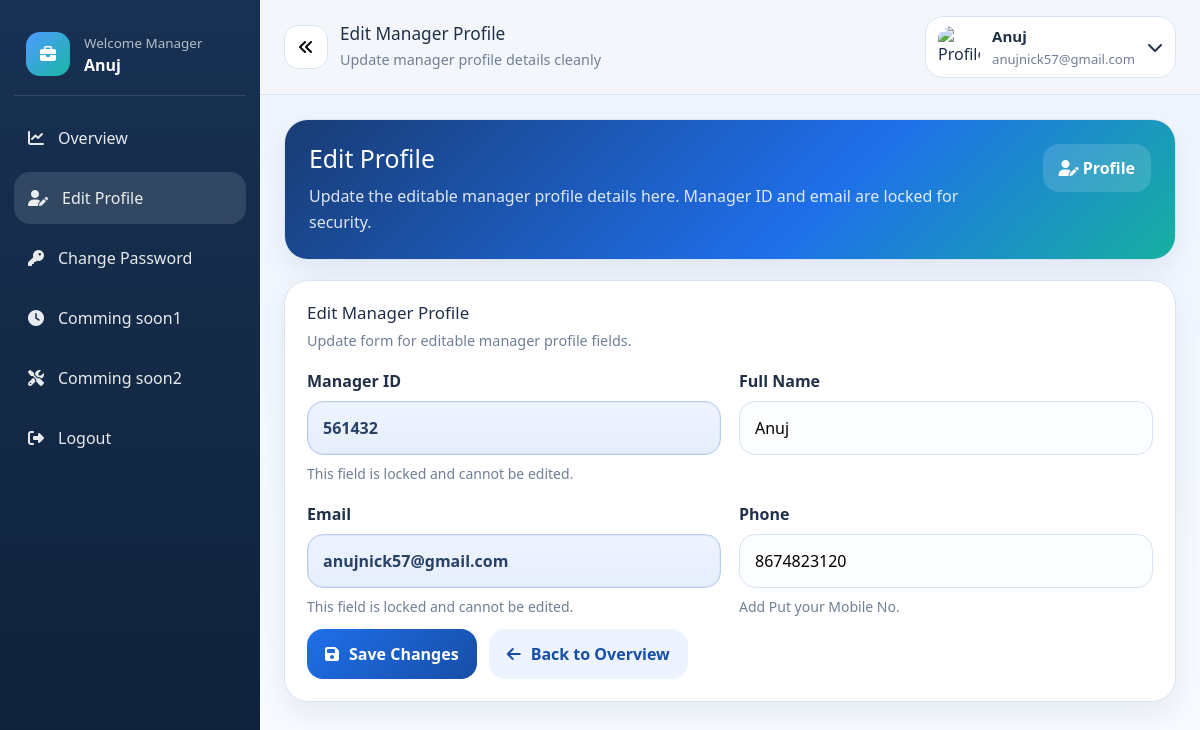
/Manager/manager-edit-profile.php (signed in), run on the app's committed database.
### tables this page shows
CREATE TABLE `manager` (
  `id` int(11) NOT NULL,
  `manager_id` varchar(20) NOT NULL,
  `name` varchar(100) NOT NULL,
  `email` varchar(150) NOT NULL,
  `password` varchar(255) NOT NULL,
  `phone` varchar(20) DEFAULT NULL,
  `auth_token` varchar(255) DEFAULT NULL,
  `token_expiry` datetime DEFAULT NULL,
  `last_login` datetime DEFAULT NULL,
  `created_at` timestamp NOT NULL DEFAULT current_timestamp(),
  `updated_at` timestamp NOT NULL DEFAULT current_timestamp() ON UPDATE current_timestamp()
);

### Manager/includes/manager-common.php (called while the page is built, shortened)
<?php
function managerHasLastLogin(mysqli $conn): bool
{
    $column_check = $conn->query("SHOW COLUMNS FROM `manager` LIKE 'last_login'");
    $has_last_login = $column_check && $column_check->num_rows > 0;
    return $has_last_login;
}
function getCurrentManager(mysqli $conn, string $manager_id): ?array
{
    $has_last_login = managerHasLastLogin($conn);
    $select_sql = $has_last_login
        ? "SELECT manager_id, name, email, phone, last_login, created_at FROM `manager` WHERE manager_id = ?"
        : "SELECT manager_id, name, email, phone, NULL AS last_login, created_at FROM `manager` WHERE manager_id = ?";
    $stmt = $conn->prepare($select_sql);
    $stmt->bind_param('s', $manager_id);
    $stmt->execute();
    $result = $stmt->get_result();
    $manager = $result->fetch_assoc() ?: null;
    return $manager;
}
?>

### Manager/manager-edit-profile.php (the view, shortened to what this page needs)
<?php
require __DIR__ . '/includes/manager-common.php';
require __DIR__ . '/includes/layout.php';
$manager = getCurrentManager($conn, $_SESSION['manager_id']);
$page_title = 'Edit Manager Profile';
$page_subtitle = 'Update manager profile details cleanly';
$active_page = 'edit-profile';
managerLayoutStart($page_title, $page_subtitle, $manager, $active_page);
?>
<section class="hero">
    <div>
        <h2>Edit Profile</h2>
        <p>Update the editable manager profile details here. Manager ID and email are locked for security.</p>
    </div>
    <div class="tag"><i class="fa-solid fa-user-pen"></i> Profile</div>
</section>
<section class="panel">
    <div class="panel-title">
        <div>
            <h3>Edit Manager Profile</h3>
            <p>Update form for editable manager profile fields.</p>
        </div>
    </div>
    <form method="post">
        <div class="form-grid">
            <div class="group">
                <label for="manager_id">Manager ID</label>
                <input class="readonly-input" type="text" id="manager_id" value="<?php echo htmlspecialchars($manager['manager_id']); ?>" readonly>
                <small>This field is locked and cannot be edited.</small>
            </div>
            <div class="group">
                <label for="name">Full Name</label>
                <input type="text" id="name" name="name" value="<?php echo htmlspecialchars($manager['name']); ?>" required>
            </div>
            <div class="group">
                <label for="email">Email</label>
                <input class="readonly-input" type="email" id="email" value="<?php echo htmlspecialchars($manager['email']); ?>" readonly>
                <small>This field is locked and cannot be edited.</small>
            </div>
            <div class="group">
                <label for="phone">Phone</label>
                <input type="text" id="phone" name="phone" value="<?php echo htmlspecialchars($manager['phone'] ?? ''); ?>" placeholder="Enter 10-digit phone number" inputmode="numeric" pattern="\d{10}" maxlength="10" oninput="this.value=this.value.replace(/\D/g,'').slice(0,10);">
                <small>Add Put your Mobile No.</small>
            </div>
        </div>
        <div class="actions">
            <button class="btn-primary" type="submit" name="update_profile"><i class="fa-solid fa-floppy-disk"></i> Save Changes</button>
            <a class="btn-secondary" href="manager-dashboard.php"><i class="fa-solid fa-arrow-left"></i> Back to Overview</a>
        </div>
    </form>
</section>

### Manager/includes/sidebar.php (shortened to what this page needs)
<aside class="sidebar" id="sidebar">
    <div class="brand">
        <div class="brand-badge"><i class="fa-solid fa-briefcase"></i></div>
        <div class="brand-text"><span>Welcome Manager</span><strong><?php echo htmlspecialchars($manager['name']); ?></strong></div>
    </div>
    <nav class="nav">
        <a class="nav-link <?php echo $active_page === 'overview' ? 'active' : ''; ?>" href="manager-dashboard.php"><i class="fa-solid fa-chart-line"></i><span>Overview</span></a>
        <a class="nav-link <?php echo $active_page === 'edit-profile' ? 'active' : ''; ?>" href="manager-edit-profile.php"><i class="fa-solid fa-user-pen"></i><span>Edit Profile</span></a>
        <a class="nav-link <?php echo $active_page === 'change-password' ? 'active' : ''; ?>" href="manager-change-password.php"><i class="fa-solid fa-key"></i><span>Change Password</span></a>
        <a class="nav-link <?php echo $active_page === 'Comming soon1' ? 'active' : ''; ?>" href="Comming soon1.php"><i class="fa-solid fa-clock"></i><span>Comming soon1</span></a>
        <a class="nav-link <?php echo $active_page === 'Comming soon2' ? 'active' : ''; ?>" href="Comming soon2.php"><i class="fa-solid fa-screwdriver-wrench"></i><span>Comming soon2</span></a>
        <a id="clr"class="nav-link" href="manager-logout.php"><i class="fa-solid fa-right-from-bracket"></i><span>Logout</span></a>
    </nav>
</aside>

### Manager/includes/navbar.php (shortened to what this page needs)
<header class="topbar">
    <div class="top-left">
        <button class="icon-btn" id="collapseBtn" type="button"><i class="fa-solid fa-angles-left" id="collapseIcon"></i></button>
        <div class="top-title">
            <h1><?php echo htmlspecialchars($page_title); ?></h1>
            <p><?php echo htmlspecialchars($page_subtitle); ?></p>
        </div>
    </div>
    <div class="profile-menu">
        <div class="profile-btn" tabindex="0">
            <img src="./includes/user.webp" alt="Profile">
            <div class="profile-meta">
                <strong><?php echo htmlspecialchars($manager['name']); ?></strong>
                <span><?php echo htmlspecialchars($manager['email']); ?></span>
            </div>
            <i class="fa-solid fa-chevron-down"></i>
        </div>
    </div>
</header>

### Manager/includes/layout.php (style rules this page uses)
:root { --bg: #f4f7fb; --panel: #fff; --line: #d9e4f2; --text: #203048; --muted: #6f7f97; --brand: #1f6feb; --sidebar: 260px; --mini: 88px }
* { box-sizing: border-box }
body { margin: 0; font-family: 'Segoe UI', Arial, sans-serif; background: linear-gradient(180deg, #eef4ff, #f8fbff); color: var(--text) }
.sidebar { position: fixed; inset: 0 auto 0 0; width: var(--sidebar); background: linear-gradient(180deg, #183153, #0e2138); color: #fff; padding: 20px 14px; transition: .25s; z-index: 1001 }
.brand, .nav-link, .side-foot { display: flex; align-items: center; gap: 14px }
.brand { padding: 10px 12px 18px; border-bottom: 1px solid rgba(255, 255, 255, .12); margin-bottom: 16px }
.brand-badge { width: 44px; height: 44px; border-radius: 14px; background: linear-gradient(135deg, #4f9cff, #18b6a4); display: grid; place-items: center; flex-shrink: 0 }
.brand-text strong, .brand-text span, .nav-link span, .side-foot span { white-space: nowrap }
.brand-text span { display: block; color: rgba(255, 255, 255, .68); font-size: .84rem; margin-top: 3px }
.nav { display: flex; flex-direction: column; gap: 8px }
.nav-link { padding: 14px; border-radius: 16px; color: rgba(255, 255, 255, .9) !important; text-decoration: none }
.nav-link:hover, .nav-link.active { background: rgba(255, 255, 255, .12) }
.topbar { position: sticky; top: 0; background: rgba(244, 247, 251, .92); backdrop-filter: blur(10px); border-bottom: 1px solid var(--line); padding: 16px 24px; display: flex; justify-content: space-between; align-items: center; z-index: 999 }
.top-left, .profile-btn { display: flex; align-items: center; gap: 12px }
.icon-btn { width: 44px; height: 44px; border-radius: 14px; border: 1px solid var(--line); background: #fff; display: grid; place-items: center; cursor: pointer }
.top-title h1 { margin: 0; font-size: 1.08rem }
.top-title p { margin: 4px 0 0; color: var(--muted); font-size: .9rem }
.profile-menu { position: relative }
.profile-btn { background: #fff; border: 1px solid var(--line); padding: 8px 12px; border-radius: 18px }
.profile-btn img { width: 42px; height: 42px; border-radius: 14px; object-fit: cover }
.profile-meta strong { display: block; font-size: .94rem }
.profile-meta span { display: block; font-size: .82rem; color: var(--muted); margin-top: 2px }
.hero, .panel { background: #fff; border: 1px solid var(--line); border-radius: 24px; box-shadow: 0 12px 28px rgba(26, 54, 93, .08) }
.hero { padding: 24px; background: linear-gradient(135deg, #193c74, #1f6feb 60%, #17b0a1); color: #fff; display: flex; justify-content: space-between; gap: 18px; align-items: flex-start; margin-bottom: 20px }
.hero h2 { margin: 0 0 10px; font-size: 1.55rem }
.hero p { margin: 0; max-width: 700px; line-height: 1.6; color: rgba(255, 255, 255, .86) }
.tag { padding: 12px 16px; background: rgba(255, 255, 255, .14); border-radius: 16px; font-weight: 700 }
.panel { grid-column: span 12; padding: 22px }
.panel-title { display: flex; justify-content: space-between; align-items: center; gap: 12px; margin-bottom: 18px }
.panel-title h3 { margin: 0; font-size: 1.06rem }
.panel-title p { margin: 6px 0 0; color: var(--muted); font-size: .9rem }
.form-grid { display: grid; grid-template-columns: repeat(2, minmax(0, 1fr)); gap: 18px }
.group { display: flex; flex-direction: column; gap: 8px }
.group label { font-weight: 700 }
.group input { padding: 14px 15px; border: 1px solid var(--line); border-radius: 16px; background: #fbfdff; outline: none }
.group input.readonly-input { background: linear-gradient(180deg, #eef4ff, #e6eefb); border-color: #b9ccee; color: #284167; font-weight: 700; box-shadow: inset 0 0 0 1px rgba(31, 111, 235, .08) }
.group small { color: var(--muted) }
.actions { display: flex; gap: 12px; flex-wrap: wrap; margin-top: 12px }
.btn-primary, .btn-secondary { display: inline-flex; align-items: center; gap: 10px; padding: 13px 18px; border-radius: 16px; text-decoration: none; font-weight: 700; border: none; cursor: pointer }
.btn-primary { background: linear-gradient(135deg, #1f6feb, #174ea6); color: #fff }
.btn-secondary { background: #edf4ff; color: #174ea6 }

### Manager/includes/sidebar.php (style rules this page uses)
#clr { color: red; }

### data on the page
manager: name "Anuj", email "anujnick57@gmail.com", manager "561432", phone "8674823120"

### other printed values
$page_title "Edit Manager Profile"
$page_subtitle "Update manager profile details cleanly"
